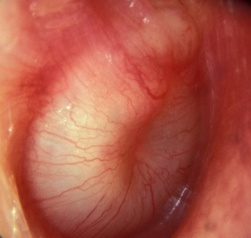
#> input picture ear_AOM/AOM1.jpg, 251 x 238 px
$ python bulging_shah.py
#> lines starting #> are read from the running program, lines starting #| are printed output that depends on the picture; long printed decimals are rounded
### image_processing_funcs.py
import numpy as np
import matplotlib.pyplot as plt
import PIL
import skimage.io as io
from skimage.color import rgb2gray
from skimage.exposure import equalize_hist
from skimage.filters import gaussian
from skimage.segmentation import active_contour
from skimage.transform import resize
import matplotlib.patches as mpatches
import matplotlib.path as mpath


# [40 lines left out: function main, not called in this run]


#TODO
def segment_tympanic_membrane(filename):
	"""Given image input containing tympanic membrane, segments by masking
	to show only membrane and displays/saves masked image."""
	orig = read_image(filename)
	orig.shape

	#make grayscale
	img = rgb2gray(orig)

	#make histogram equalized
	img = equalize_hist(img)

	#initialize search circle in center
	height = img.shape[0]
	width = img.shape[1]
	s = np.linspace(0, 2*np.pi, height)
	#start centered and use search boundary
	x = width/2 + width/2*np.cos(s)
	y = height/2 + height/2*np.sin(s)
	init = np.array([x, y]).T


	#gaussian filter before contour fit
	snake = active_contour(gaussian(img, 3), init, alpha=0.015, beta=10, gamma=0.001)

	fig = plt.figure(figsize=(7, 7))
	ax = fig.add_subplot(111)
	ax.plot(init[:, 0], init[:, 1], '-k', lw=3) #initial search circle
	ax.plot(snake[:, 0], snake[:, 1], '-k', lw=3) #final contour

	#want to mask outside of snake
	coords = []
	sx = snake[:, 0]
	sy = snake[:, 1]
	for i in range(len(snake)):
		coords.append((sx[i], sy[i]))


	mask_outside_polygon(coords)

	ax.set_xticks([]), ax.set_yticks([])
	ax.axis([0, orig.shape[1], orig.shape[0], 0])

	ax.imshow(orig)
	plt.show()
	#fig.savefig(filename + '_segmented.jpg')
	return (coords)


# [92 lines left out: functions mask_outside_polygon, rgb_array_separation, rgb_array_addition, show_images, scale_image, not called in this run]


def read_image(inputFile):
	"""Given an image file, returns numpy array representation"""
	#use Skimage conversion
	array = io.imread(inputFile)
	return array;


# [7 lines left out: function save_image, not called in this run]

# [2 lines that do not run on import are left out]

### bulging_shah.py
import numpy as np
import scipy as sp
from scipy import signal
import cv2
import matplotlib.pylab as plt
import math
from math import cos,sin,tan
from numpy import sqrt
import cmath
from matplotlib import cm
from mpl_toolkits.mplot3d.axes3d import Axes3D
import matplotlib.path as mplPath
from image_processing_funcs import segment_tympanic_membrane

eps = np.finfo(float).eps
i=cmath.sqrt(-1)

def moments():
	mu=np.sum(img)/np.size(img)
	sigma=np.sum(img**2)/np.size(img)
	return mu,sigma

def albedo_calc():
	return (np.sqrt(6*math.pi**2*sigma-48*mu**2)/math.pi)

def slant_calc():
	try:
		return math.acos(4*mu/(np.sqrt(6*math.pi**2*sigma-48*mu**2)))
	except ValueError:
		return 0


def tilt_calc():
	grady,gradx=np.gradient(img)
	grad=np.sqrt(grady**2+gradx**2)
	ngrady=grady/(grad+eps)
	ngradx=gradx/(grad+eps)
	#plt.imshow(gradx,interpolation='nearest')
	#plt.show()
	avx=np.sum(ngradx)/np.size(ngradx)
	avy=np.sum(ngrady)/np.size(ngrady)
	return math.atan(avy/avx)


img=cv2.imread('./ear_AOM/AOM1.jpg',0)
#> img: shape (238, 251); min 6, max 248, mean 113.2
img=cv2.imread('./ear_normal/NORMAL13.jpg',0)
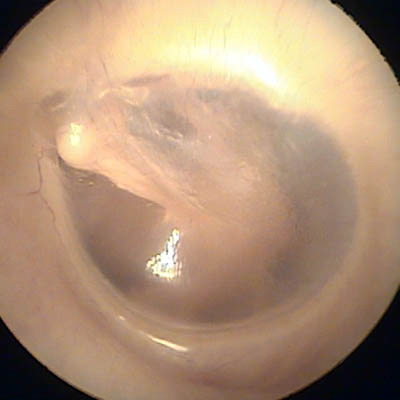
#> input picture ear_normal/NORMAL13.jpg, 400 x 400 px
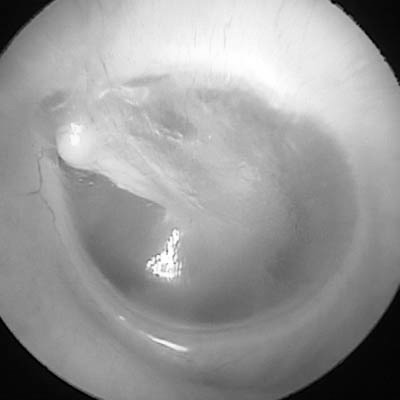
#> img: shape (400, 400); min 0, max 255, mean 152.4
#img = cv2.resize(img, (300,300))

img = img.astype(np.float32, copy=False)
img=img/np.amax(img)
height=np.shape(img)[1]
#> height = 400
width=np.shape(img)[0]
#> width = 400
mu,sigma=moments()
#> in moments, `mu=np.sum(img)/np.size(img)`: mu = 0.598
#> in moments, `sigma=np.sum(img**2)/np.size(img)`: sigma = 0.406
#> mu = 0.598; sigma = 0.406
print(mu,sigma)
#| 0.5978 0.406

albedo=albedo_calc()
#> albedo = 0.835
slant=slant_calc()
#> slant = 0.425

print (albedo,slant)
#| 0.8355 0.4249
tilt=tilt_calc()
#> in tilt_calc, `grady,gradx=np.gradient(img)`:
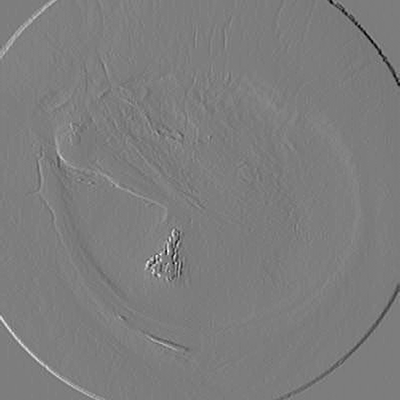
#> gradx: shape (400, 400) float32; min -0.241, max 0.247, mean -0.000137; drawn with min black and max white
#> in tilt_calc, `grad=np.sqrt(grady**2+gradx**2)`:
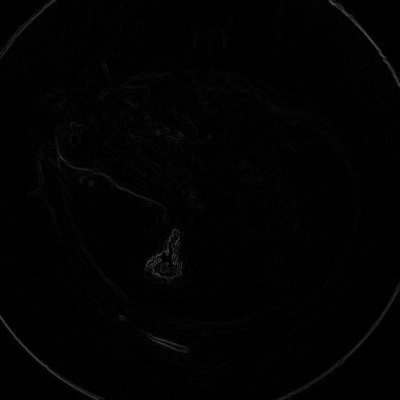
#> grad: shape (400, 400) float32; min 0, max 0.309, mean 0.00891
#> in tilt_calc, `ngrady=grady/(grad+eps)`:
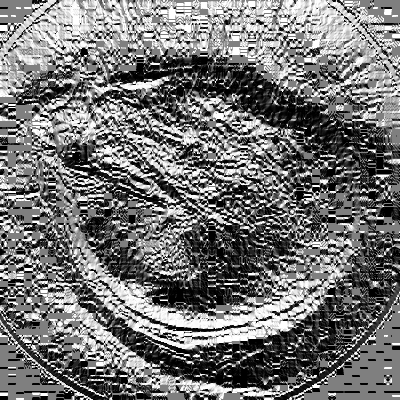
#> ngrady: shape (400, 400) float32; min -1, max 1, mean -0.0889; drawn with min black and max white
#> in tilt_calc, `ngradx=gradx/(grad+eps)`:
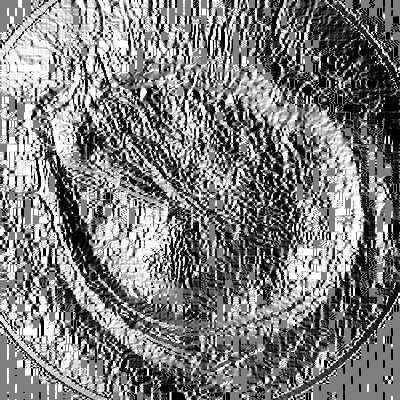
#> ngradx: shape (400, 400) float32; min -1, max 1, mean -0.0123; drawn with min black and max white
#> in tilt_calc, `avx=np.sum(ngradx)/np.size(ngradx)`: avx = -0.0123
#> in tilt_calc, `avy=np.sum(ngrady)/np.size(ngrady)`: avy = -0.0889
#> tilt = 1.43

######################copied from guide (Elbhanian)###################

p = np.zeros((width,height))
q = np.zeros((width,height))
Z = np.zeros((width,height))

Z_x = np.zeros((width,height))
Z_y = np.zeros((width,height))

maxIter = 3

ix = cos(tilt) * tan(slant)
#> ix = 0.062
iy = sin(tilt) * tan(slant)
#> iy = 0.448

for k in range(maxIter):
	print(k)
	R =(cos(slant) + p * cos(tilt)*sin(slant)+ q *sin(tilt)*sin(slant))/sqrt(1 + p**2 + q**2)
	R = np.maximum(R,0)
	f = img - R
	df_dZ =(p+q)*(ix*p + iy*q + 1)/(sqrt((1 + p**2 + q**2)**3)*sqrt(1 + ix**2 + iy**2))-(ix+iy)/(sqrt(1 + p**2 + q**2)*sqrt(1 + ix**2 + iy**2))
	Z = Z - f/(df_dZ + eps)
	Z_x[2:width,:] = Z[1:width-1,:]
	Z_y[:,2:height] = Z[:,1:height-1]
	p = Z - Z_x
	q = Z - Z_y

#####################copied from guide########################

Z=np.minimum(Z,np.mean(Z)+10*np.std(Z))
Z=np.maximum(Z,np.mean(Z)-10*np.std(Z))

x = range(width)
y = range(height)
X, Y = np.meshgrid(x, y)
Z=sp.signal.medfilt2d(Z,29)

Z=Z-np.mean(Z)
Z=Z/np.std(Z)
hf1 = plt.figure(1)
ax = hf1.add_subplot(111, projection='3d')
ax.plot_surface(X,Y, np.transpose(Z),cmap=cm.coolwarm)
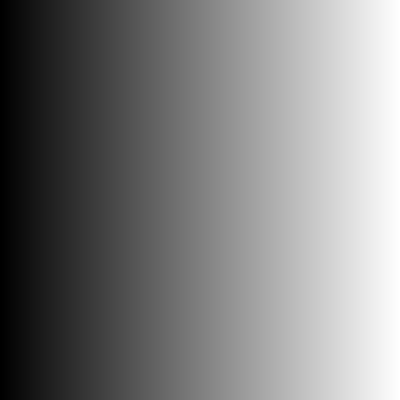
#> X: shape (400, 400) int64; min 0, max 399, mean 199.5; drawn with min black and max white


#edge=segment_tympanic_membrane('./ear_AOM/AOM7.jpg')
edge=segment_tympanic_membrane('/home/madhielango/Documents/aom2_cut.png')
#> (the run stopped early here; a loop or call above may not have finished)
